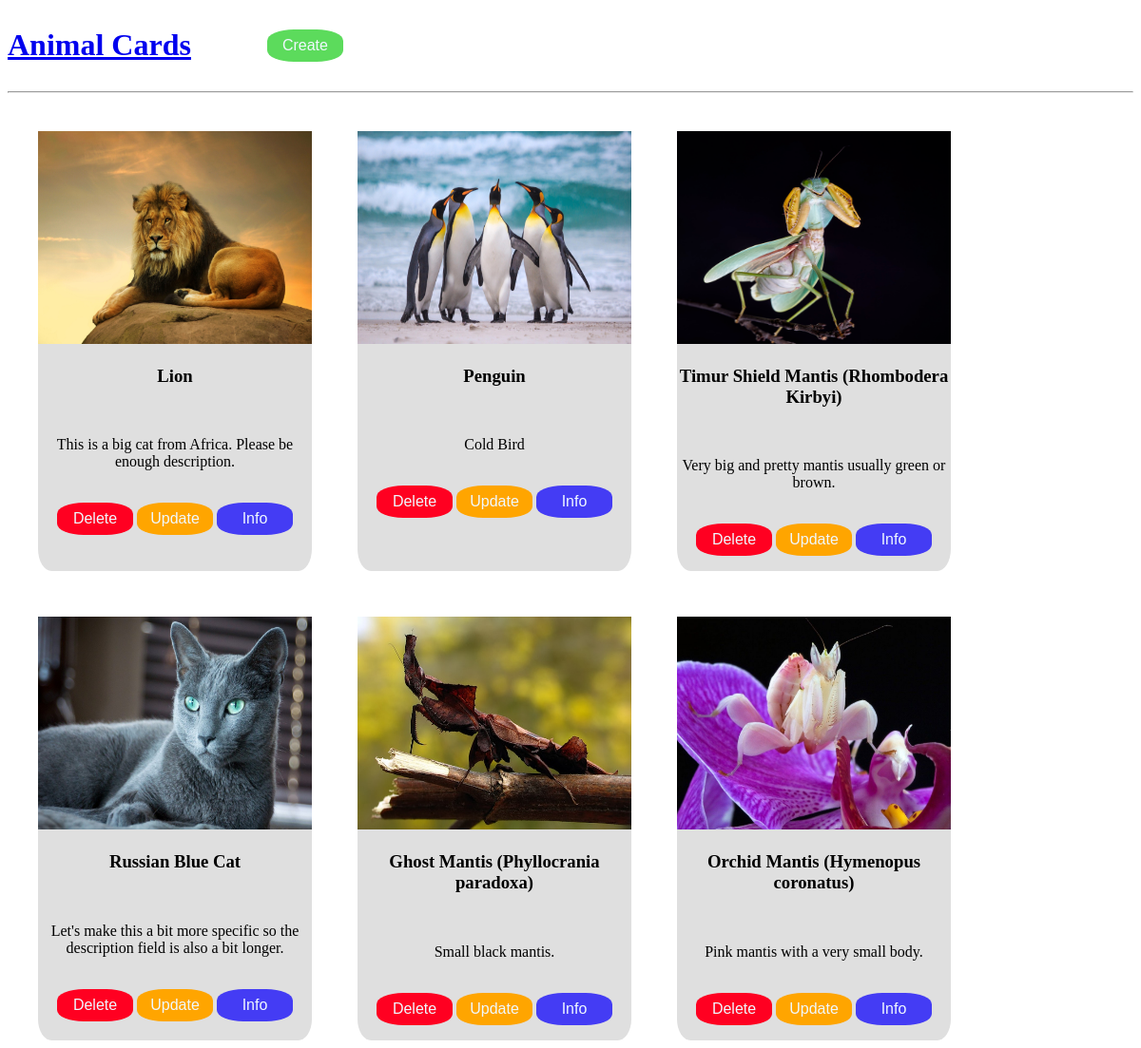
The app's page /, older data.
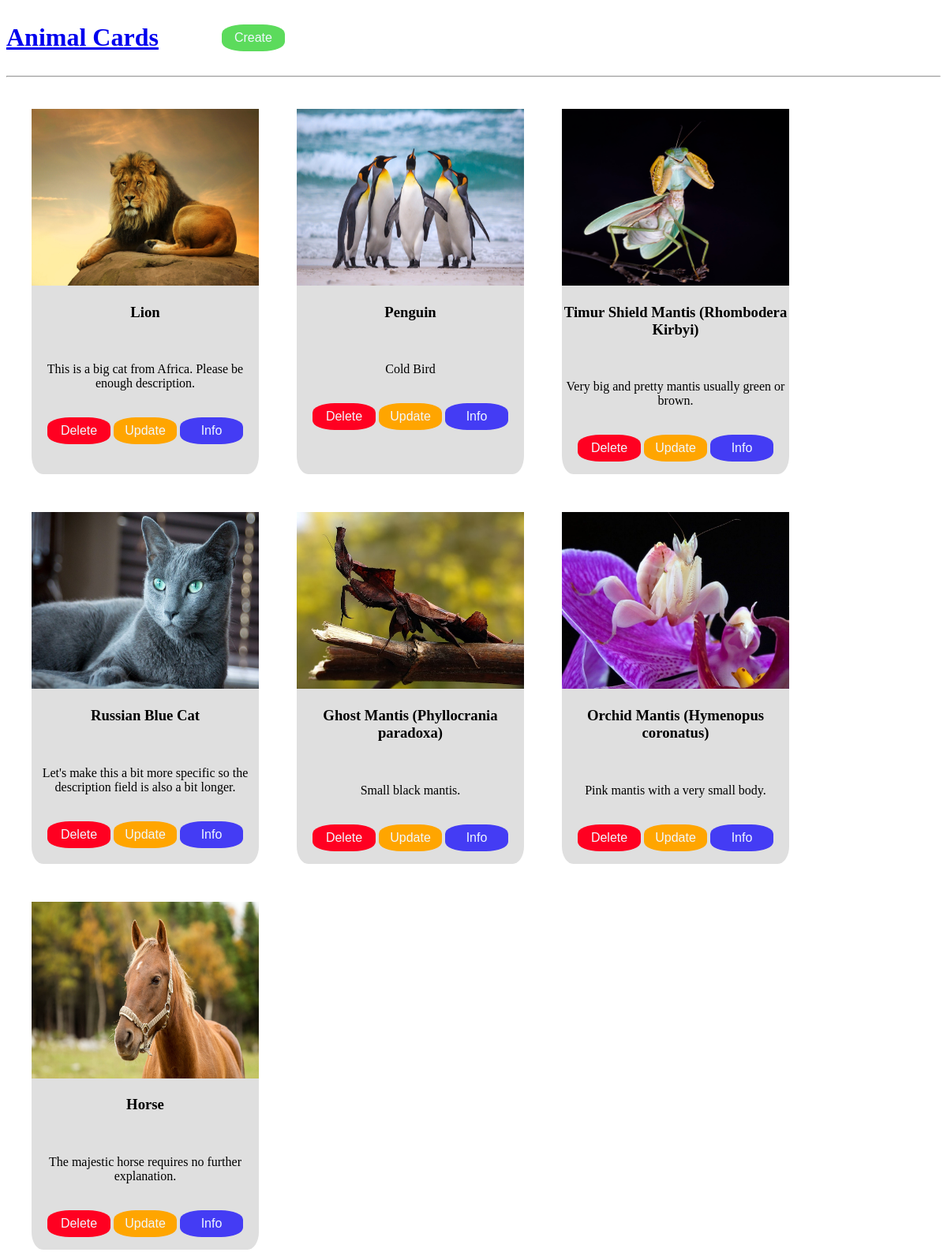
The same page, newer data.
### cards/models.py (models this page shows, shortened)
class Card(models.Model):
    picture = models.ImageField(upload_to='images/')
    name = models.CharField(max_length=200)
    description = models.TextField(blank=True, max_length=500)

### cards/views.py (the view)
# urls.py: path('', views.list_view, name='list_view'),
def list_view(request):
    context = {}
    context['cardset'] = Card.objects.all()
    return render(request, 'cards/list_view.html', context)

### cards/templates/cards/list_view.html
{% extends 'index.html' %}
{% block content %}
<div class="flex-container">
    {% for card in cardset %}
        <div class="card-info">
            <img src="{{ card.picture.url }}" alt="{{ card.name }}"> <br/>
            <h3>{{ card.name }}</h3> <br/>
            <p>{{ card.description }}</p> <br/>
            <div class="card-buttons">
                <a href="{% url 'delete_view' card.id %}"><button type="submit" class="delete-button">Delete</button></a>
                <a href="{% url 'update_view' card.id %}"><button type="submit" class="update-button">Update</button></a>
                <a href="{% url 'detail_view' card.id %}"><button type="submit" class="info-button">Info</button></a>
            </div>
        </div>
    {% endfor %}
</div>
{% endblock %}

Row changes from the older to the newer data that the page shows:
added Card: picture (picture), name "Horse", description "The majestic horse requires no further explanation."
